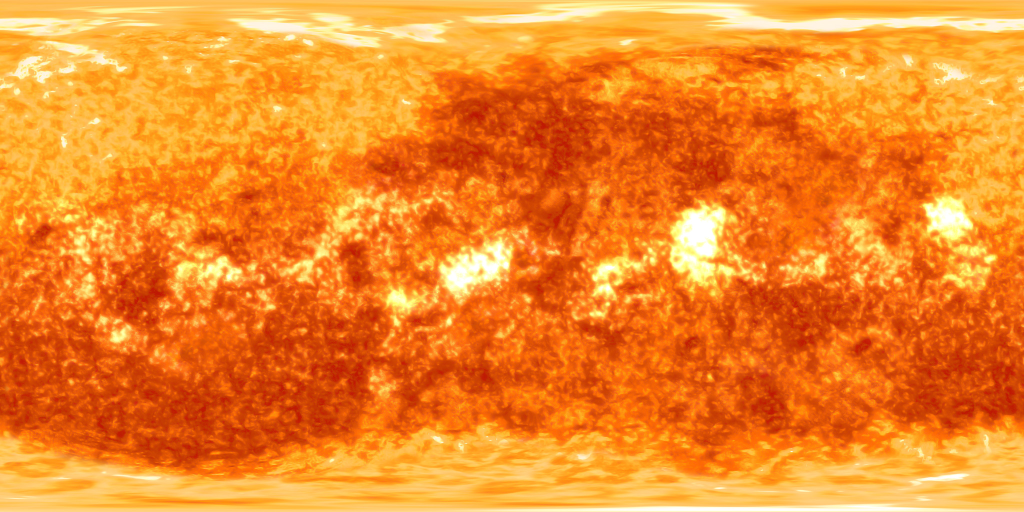
#> input picture book_html/SolarSystem/assets/planets/sun.jpg, 2048 x 1024 px (shown at 1/2 size)
$ python gen_planet_textures.py
#> lines starting #> are read from the running program, lines starting #| are printed output that depends on the picture
"""Generate embedded NASA-style planet texture data for standalone book HTML."""
from __future__ import annotations

import base64
import io
from pathlib import Path

from PIL import Image

ROOT = Path(__file__).resolve().parents[1]
ASSETS = ROOT / "assets" / "planets"
OUT = ROOT / "_planet-texture-art.js"
SIZE = 384
JPEG_QUALITY = 82


def to_data_uri(path: Path) -> str:
    img = Image.open(path).convert("RGBA" if path.suffix.lower() == ".png" else "RGB")
#> img is the input picture: PIL image 2048x1024 RGB; mean R, G, B 241.8, 136, 40
    img = img.resize((SIZE, SIZE), Image.Resampling.LANCZOS)
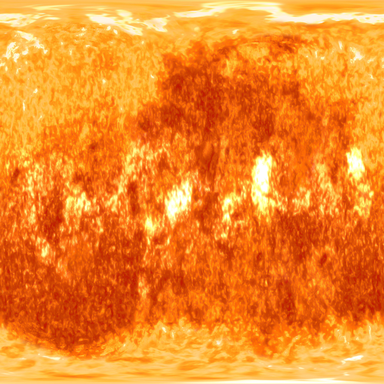
#> img: PIL image 384x384 RGB; mean R, G, B 241.8, 136, 40
    buf = io.BytesIO()
    if path.suffix.lower() == ".png":
        img.save(buf, format="PNG", optimize=True)
        mime = "image/png"
    else:
        if img.mode == "RGBA":
            bg = Image.new("RGB", img.size, (0, 0, 0))
            bg.paste(img, mask=img.split()[3])
            img = bg
        img.save(buf, format="JPEG", quality=JPEG_QUALITY, optimize=True)
        mime = "image/jpeg"
    encoded = base64.b64encode(buf.getvalue()).decode("ascii")
    return f"data:{mime};base64,{encoded}"


def main() -> None:
    mapping = {
        "sun": ASSETS / "sun.jpg",
        "mercury": ASSETS / "mercury.jpg",
        "venus": ASSETS / "venus.jpg",
        "earth": ASSETS / "earth.jpg",
        "mars": ASSETS / "mars.jpg",
        "jupiter": ASSETS / "jupiter.jpg",
        "saturn": ASSETS / "saturn.jpg",
        "uranus": ASSETS / "uranus.jpg",
        "neptune": ASSETS / "neptune.jpg",
    }
    lines = ['/* Planet texture art — NASA maps embedded as data URIs (no external assets) */']
    lines.append("const PLANET_TEXTURE_DATA = {")
    for key, path in mapping.items():
        uri = to_data_uri(path)
        lines.append(f'  {key}: "{uri}",')
    lines.append("};")
    lines.append("")
    lines.append(Path(ROOT / "_planet-texture-art.stub.js").read_text(encoding="utf-8"))
    OUT.write_text("\n".join(lines), encoding="utf-8")
    kb = OUT.stat().st_size / 1024
    print(f"Wrote {OUT.name} ({kb:.1f} KB)")


if __name__ == "__main__":
#> (the run stopped early here; a loop or call above may not have finished)
